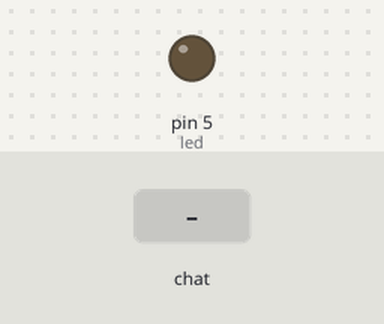
A program run on a simulated Raspberry Pi (header pin numbers). Shown: output pins drawn as LEDs (lit = HIGH). Inputs (shaded band) come from the test bench. The clock reads 2024-03-15 10:24:30 at power-on unless the program sets it.

Above: at 1.2 s.
1.3 s: chat message "/on" arrives
At 1.6 s:
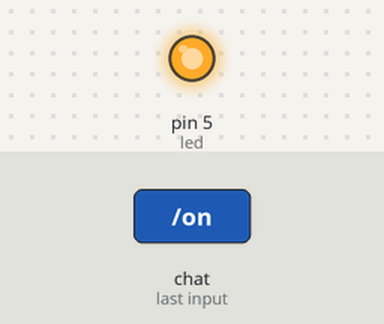
2.8 s: chat message "/off" arrives
At 3.9 s:
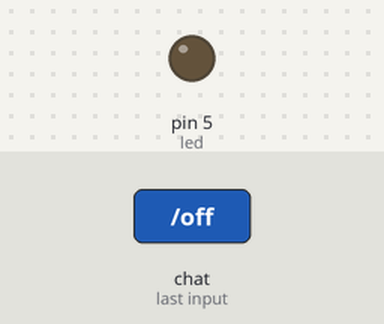
Timing chart, 0 to 5.8 s (numbered marks = the images above; inputs shaded):
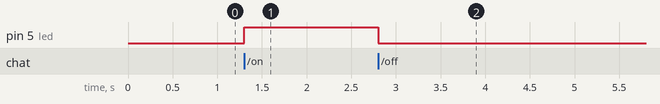

Measured:
- after the input at 1.3 s, pin 5 (led): LOW → HIGH at once
- after the input at 2.8 s, pin 5 (led): HIGH → LOW at once

The program:

main.py
```python
#!/usr/bin/env python
# -*- coding: utf-8 -*-

from telegram.ext import Updater, CommandHandler, MessageHandler, Filters
import logging
import time
import RPi.GPIO as GPIO
import Adafruit_DHT
led = 5
DHT_pin = 27

GPIO.setmode(GPIO.BOARD)
GPIO.setup(led, GPIO.OUT, initial = 0)
# Enable logging
#logging.basicConfig(format='%(asctime)s - %(name)s - %(levelname)s - %(message)s',
 #                   level=logging.INFO)

#logger = logging.getLogger(__name__)


# Define a few command handlers. These usually take the two arguments bot and
# update. Error handlers also receive the raised TelegramError object in error.
def on(bot, update):
    """Send a message when the command /start is issued."""
    GPIO.output(led, GPIO.HIGH)
    update.message.reply_text('LED turned ON')


def off(bot, update):
    """Send a message when the command /help is issued."""
    GPIO.output(led, GPIO.LOW)
    update.message.reply_text('LED turned OFF')

def hum(bot, update):
    """Send a message when the command /hum is issued."""
    humidity = Adafruit_DHT.read_retry(11, DHT_pin)[0]
    update.message.reply_text("Humidity: {} %".format(humidity))

def temp(bot, update):
    """Send a message when the command /temp is issued."""
    temperature = Adafruit_DHT.read_retry(11, DHT_pin)[1]
    update.message.reply_text("Temperature: {} C".format(temperature))

def echo(bot, update):
    """Echo the user message."""
    update.message.reply_text(update.message.text)


def error(bot, update, error):
    """Log Errors caused by Updates."""
    logger.warning('Update "%s" caused error "%s"', update, error)

def main():
    """Start the bot."""
    # Create the EventHandler and pass it your bot's token.
    updater = Updater("Enter your token here")

    # Get the dispatcher to register handlers
    dp = updater.dispatcher

    # on different commands - answer in Telegram
    dp.add_handler(CommandHandler("on", on))
    dp.add_handler(CommandHandler("off", off))
    dp.add_handler(CommandHandler("temp", temp))
    dp.add_handler(CommandHandler("hum", hum))

    # on noncommand i.e message - echo the message on Telegram
    dp.add_handler(MessageHandler(Filters.text, echo))

    # log all errors
    dp.add_error_handler(error)

    # Start the Bot
    updater.start_polling()

    # Run the bot until you press Ctrl-C or the process receives SIGINT,
    # SIGTERM or SIGABRT. This should be used most of the time, since
    # start_polling() is non-blocking and will stop the bot gracefully.
    updater.idle()


if __name__ == '__main__':
    main()
```
